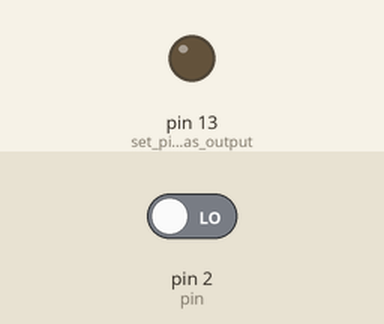
Simulated run of this sketch. Board: Arduino Uno, built with avr-gcc and run on an emulated ATmega328P. On the bench: output pins drawn as LEDs (lit = HIGH). The inputs (shaded band) are chosen by the test bench; at power-on: pin 2 (pin) LOW.

Above: at 1.2 s.
1.3 s: pin 2 (pin) driven HIGH
At 1.7 s:
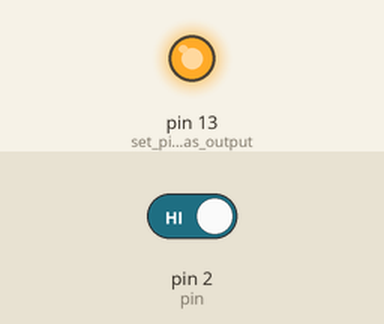
2.8 s: pin 2 (pin) driven LOW
At 4.1 s:
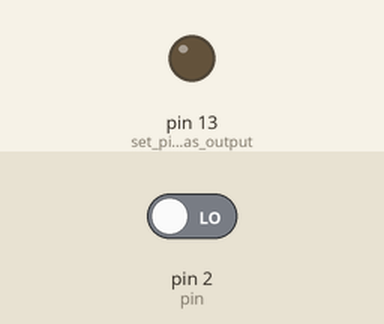
Timing chart, 0 to 5.8 s (numbered marks = the images above; inputs shaded):
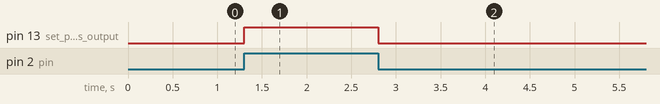

Measured:
- after the input at 1.3 s, pin 13 (set_pin_13_as_output): LOW → HIGH at once
- after the input at 2.8 s, pin 13 (set_pin_13_as_output): HIGH → LOW at once

The sketch:

ChangePinWithInterrupt.ino
```cpp
int pin = 2; //define interrupt pin to 2
volatile int state = LOW;


void setup() {
   pinMode(13, OUTPUT); //set pin 13 as output
   attachInterrupt(digitalPinToInterrupt(pin), ISR, CHANGE); // Attach ISR to pin 2
}
void loop() {
   digitalWrite(13, state); //write the state to pin 13
}

void ISR() {
   //ISR function
   state = !state; //toggle the state ON INTERUPT
}
```
